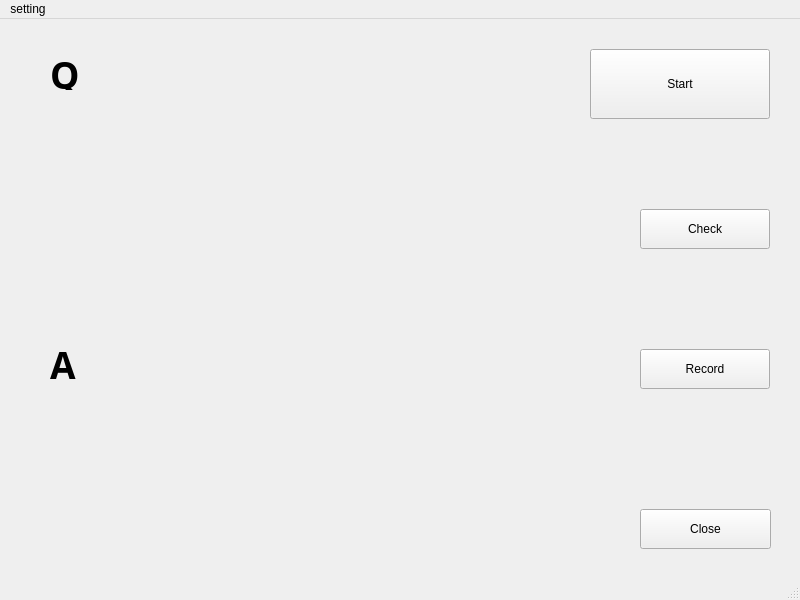
<?xml version="1.0" encoding="UTF-8"?>
<ui version="4.0">
 <class>MainWindow</class>
 <widget class="QMainWindow" name="MainWindow">
  <property name="geometry">
   <rect>
    <x>0</x>
    <y>0</y>
    <width>800</width>
    <height>600</height>
   </rect>
  </property>
  <property name="contextMenuPolicy">
   <enum>Qt::DefaultContextMenu</enum>
  </property>
  <property name="windowTitle">
   <string>English Test System</string>
  </property>
  <property name="accessibleDescription">
   <string/>
  </property>
  <property name="animated">
   <bool>true</bool>
  </property>
  <widget class="QWidget" name="centralwidget">
   <property name="contextMenuPolicy">
    <enum>Qt::DefaultContextMenu</enum>
   </property>
   <widget class="QPushButton" name="StartButton">
    <property name="geometry">
     <rect>
      <x>590</x>
      <y>30</y>
      <width>180</width>
      <height>70</height>
     </rect>
    </property>
    <property name="text">
     <string>Start</string>
    </property>
   </widget>
   <widget class="QPushButton" name="RecordButton">
    <property name="geometry">
     <rect>
      <x>640</x>
      <y>330</y>
      <width>130</width>
      <height>40</height>
     </rect>
    </property>
    <property name="text">
     <string>Record</string>
    </property>
   </widget>
   <widget class="QLabel" name="label">
    <property name="geometry">
     <rect>
      <x>50</x>
      <y>330</y>
      <width>81</width>
      <height>31</height>
     </rect>
    </property>
    <property name="font">
     <font>
      <family>Arial Black</family>
      <pointsize>28</pointsize>
      <weight>75</weight>
      <bold>true</bold>
     </font>
    </property>
    <property name="contextMenuPolicy">
     <enum>Qt::ActionsContextMenu</enum>
    </property>
    <property name="lineWidth">
     <number>1</number>
    </property>
    <property name="text">
     <string>A</string>
    </property>
    <property name="textFormat">
     <enum>Qt::PlainText</enum>
    </property>
    <property name="scaledContents">
     <bool>false</bool>
    </property>
   </widget>
   <widget class="QLabel" name="label_2">
    <property name="geometry">
     <rect>
      <x>50</x>
      <y>40</y>
      <width>81</width>
      <height>31</height>
     </rect>
    </property>
    <property name="font">
     <font>
      <family>Arial Black</family>
      <pointsize>28</pointsize>
      <weight>75</weight>
      <bold>true</bold>
     </font>
    </property>
    <property name="mouseTracking">
     <bool>true</bool>
    </property>
    <property name="contextMenuPolicy">
     <enum>Qt::ActionsContextMenu</enum>
    </property>
    <property name="lineWidth">
     <number>1</number>
    </property>
    <property name="text">
     <string>Q</string>
    </property>
    <property name="textFormat">
     <enum>Qt::PlainText</enum>
    </property>
    <property name="scaledContents">
     <bool>false</bool>
    </property>
   </widget>
   <widget class="QLabel" name="Qlabel">
    <property name="geometry">
     <rect>
      <x>50</x>
      <y>90</y>
      <width>400</width>
      <height>70</height>
     </rect>
    </property>
    <property name="font">
     <font>
      <family>Bahnschrift Condensed</family>
      <pointsize>28</pointsize>
      <weight>75</weight>
      <bold>true</bold>
     </font>
    </property>
    <property name="text">
     <string/>
    </property>
    <property name="textFormat">
     <enum>Qt::RichText</enum>
    </property>
    <property name="indent">
     <number>0</number>
    </property>
   </widget>
   <widget class="QLabel" name="wordlabel">
    <property name="geometry">
     <rect>
      <x>50</x>
      <y>210</y>
      <width>100</width>
      <height>50</height>
     </rect>
    </property>
    <property name="font">
     <font>
      <family>Bahnschrift Condensed</family>
      <pointsize>28</pointsize>
      <weight>75</weight>
      <bold>true</bold>
     </font>
    </property>
    <property name="text">
     <string/>
    </property>
    <property name="textFormat">
     <enum>Qt::RichText</enum>
    </property>
    <property name="indent">
     <number>0</number>
    </property>
   </widget>
   <widget class="QLabel" name="Alabel">
    <property name="geometry">
     <rect>
      <x>50</x>
      <y>430</y>
      <width>400</width>
      <height>70</height>
     </rect>
    </property>
    <property name="font">
     <font>
      <family>Bahnschrift Condensed</family>
      <pointsize>28</pointsize>
      <weight>75</weight>
      <bold>true</bold>
     </font>
    </property>
    <property name="text">
     <string/>
    </property>
    <property name="textFormat">
     <enum>Qt::RichText</enum>
    </property>
    <property name="indent">
     <number>0</number>
    </property>
   </widget>
   <widget class="QPushButton" name="CloseButton">
    <property name="geometry">
     <rect>
      <x>640</x>
      <y>490</y>
      <width>131</width>
      <height>40</height>
     </rect>
    </property>
    <property name="text">
     <string>Close</string>
    </property>
   </widget>
   <widget class="QPushButton" name="CheckButton">
    <property name="geometry">
     <rect>
      <x>640</x>
      <y>190</y>
      <width>130</width>
      <height>40</height>
     </rect>
    </property>
    <property name="text">
     <string>Check</string>
    </property>
   </widget>
  </widget>
  <widget class="QMenuBar" name="menubar">
   <property name="geometry">
    <rect>
     <x>0</x>
     <y>0</y>
     <width>800</width>
     <height>21</height>
    </rect>
   </property>
   <widget class="QMenu" name="menusetting">
    <property name="title">
     <string>setting</string>
    </property>
    <addaction name="Manual"/>
    <addaction name="Excel"/>
   </widget>
   <addaction name="menusetting"/>
  </widget>
  <widget class="QStatusBar" name="statusbar">
   <property name="statusTip">
    <string/>
   </property>
   <property name="accessibleName">
    <string/>
   </property>
   <property name="layoutDirection">
    <enum>Qt::LeftToRight</enum>
   </property>
  </widget>
  <action name="actionImport_Excel">
   <property name="text">
    <string>Import Excel</string>
   </property>
  </action>
  <action name="Manual">
   <property name="text">
    <string>Import Manual</string>
   </property>
  </action>
  <action name="Excel">
   <property name="text">
    <string>Import Excel</string>
   </property>
  </action>
  <action name="actionExport_Record_Log">
   <property name="text">
    <string>Export Record Log</string>
   </property>
  </action>
 </widget>
 <resources/>
 <connections/>
</ui>
